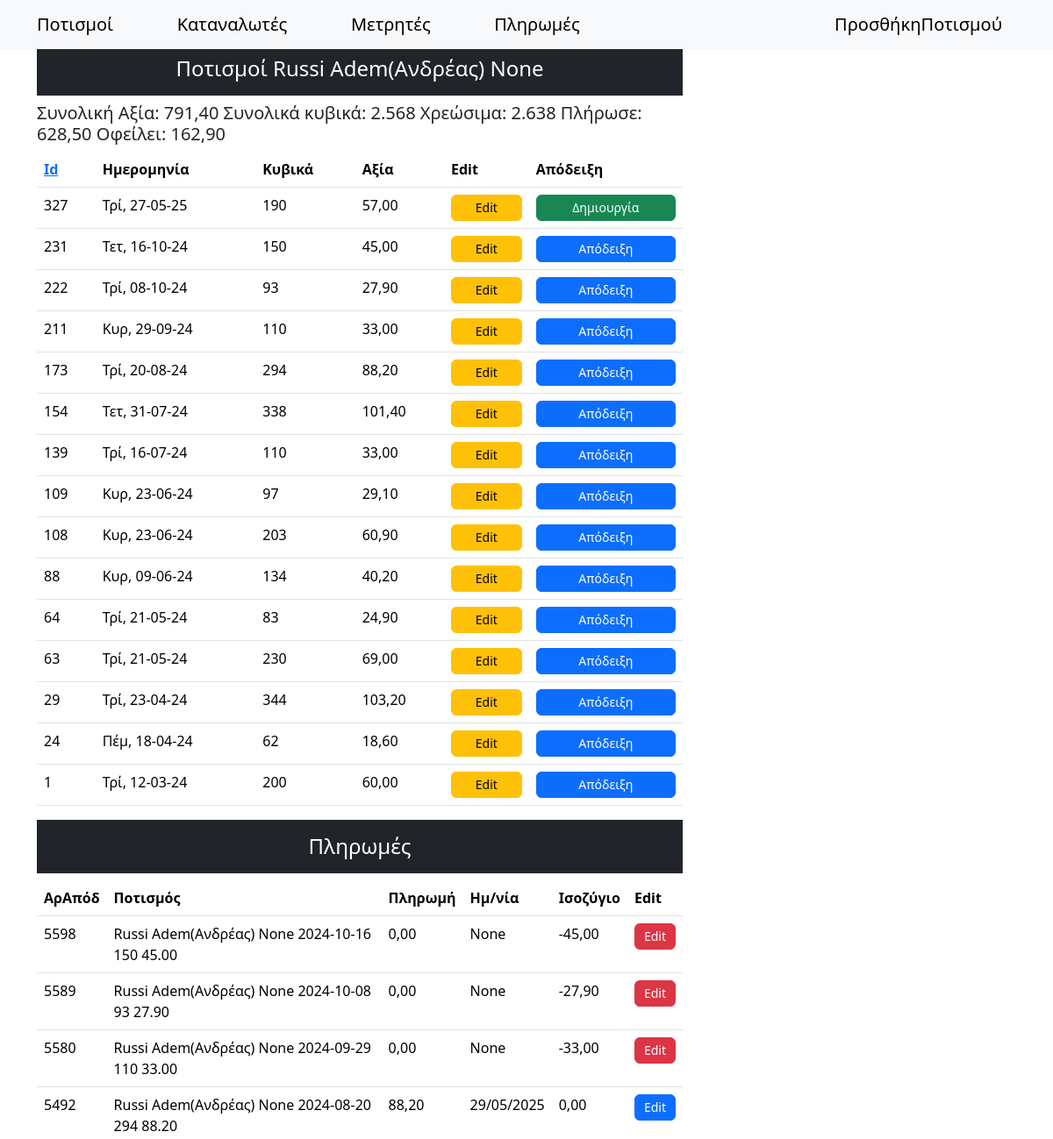
/customerIrrigations/1/ (upper part), run on an earlier commit of the app's database.
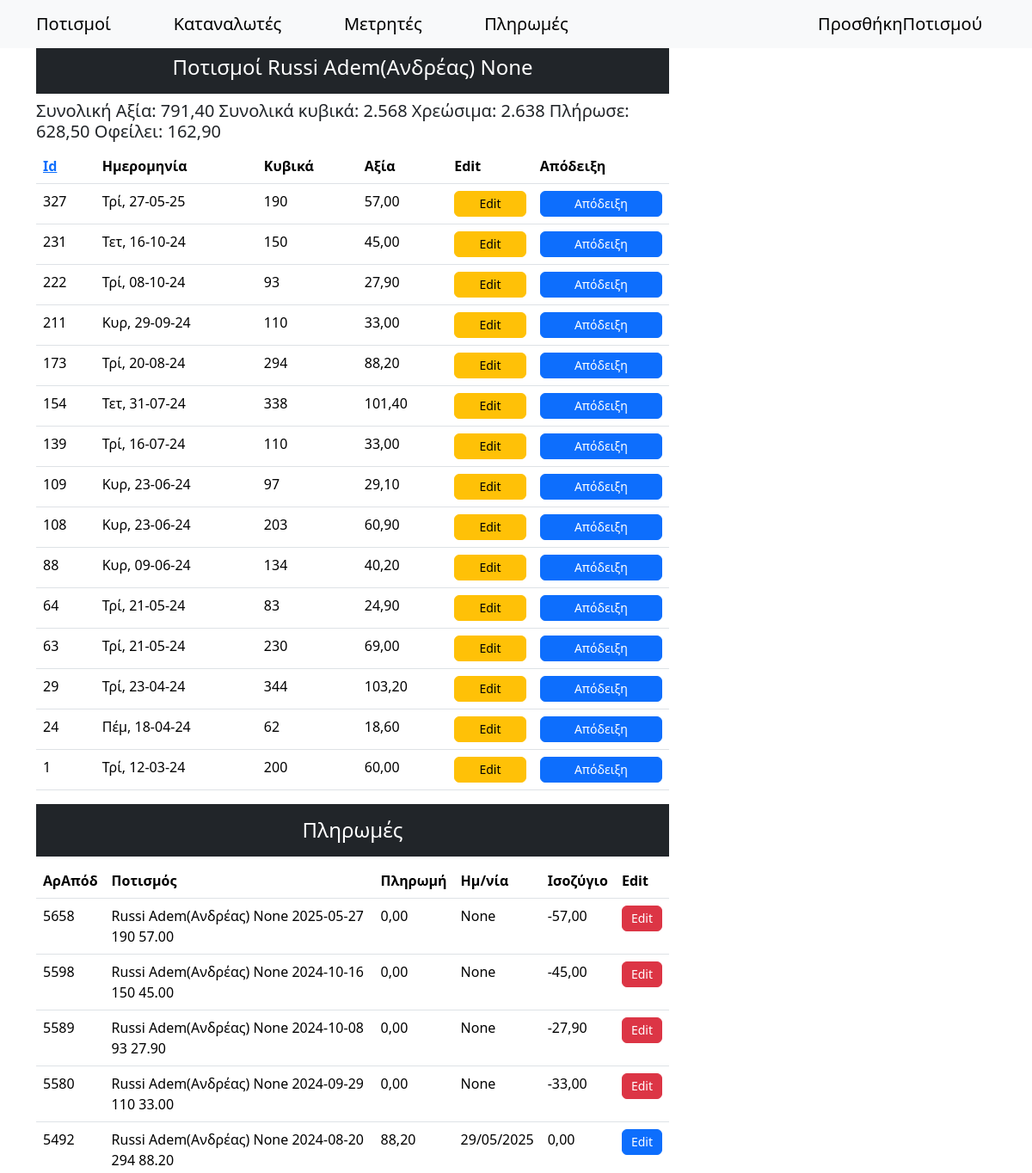
And on a later commit of the database.
### synet/models.py (models this page shows, shortened)
class WaterCons(models.Model):
    serialNumber = models.IntegerField(null=True, blank=True)
    date = models.DateField()
    counter = models.ForeignKey(Counters, on_delete=models.SET_NULL, null=True)
    customer = models.ForeignKey(Persons, on_delete=models.SET_NULL, null=True)
    finalIndication = models.IntegerField()
    initialIndication = models.IntegerField()
    intermediateIndication = models.IntegerField(null=True, blank=True)
    cubicMeters = models.IntegerField(null=True, blank=True)
    billableCubicMeters = models.IntegerField(null=True, blank=True)
    hydronomistsCubicMeters = models.DecimalField(max_digits=10, decimal_places=2, null=True, blank=True)
    costPerMeter = models.DecimalField(max_digits=10, decimal_places=2, null=True, blank=True, default=0.30)
    cost = models.DecimalField(max_digits=10, decimal_places=2, null=True, blank=True)
    hydronomistsRight = models.DecimalField(max_digits=10, decimal_places=2, null=True, blank=True)
    viberMsg = models.CharField(max_length=200, null=True, blank=True)
    notes = models.TextField( null=True,blank=True)
    field = models.ForeignKey(Fields, on_delete=models.SET_NULL, null=True, blank=True)
    receipt = models.ForeignKey("Paids", on_delete=models.SET_NULL, null=True, blank=True, related_name="watercons_receipts") # idΑπόδειξης (paids_id)
    def __str__(self):
        return f"{self.customer} {self.date} {self.billableCubicMeters} {self.cost}".strip()  # Αφαιρεί επιπλέον κενά

class Paids(models.Model):
    irrigation = models.ForeignKey(WaterCons, on_delete=models.SET_NULL, null=True, blank=True, related_name="paid_irrigations")
    customer = models.ForeignKey(Persons, on_delete=models.SET_NULL, null=True)
    cost = models.DecimalField(max_digits=10, decimal_places=2, null=True, blank=True)
    receiptNumber = models.IntegerField(null=True, blank=True, unique=True)
    paid = models.DecimalField(max_digits=10, decimal_places=2, null=True, blank=True)
    paymentDate = models.DateField(null=True, blank=True)
    receiver = models.ForeignKey(Receivers, on_delete=models.SET_NULL, null=True, blank=True)
    balance = models.DecimalField(max_digits=10, decimal_places=2, null=True, blank=True)

class Persons(models.Model):
    surname = models.CharField(max_length=100)
    name = models.CharField(max_length=100, null=True, blank=True)
    fathersName = models.CharField(max_length=100, null=True, blank=True)
    afm = models.CharField(max_length=9, null=True, blank=True, unique=True)
    phone = models.CharField(max_length=10, null=True, blank=True)
    member = models.BooleanField(default=True)  # Είναι μέλος του συνεταιρισμού
    payAsMember = models.BooleanField(default=True)  # Πληρώνει σαν μέλος του συνεταιρισμού
    isActive = models.BooleanField(default=False)  # Είναι ενεργός στον πολιτισμό
    aa = models.IntegerField(null=True, blank=True, unique=True)  # Αύξων αριθμός απόφασης ΔΣ 7/10/2000
    placeOfResidence = models.CharField(max_length=20, null=True, blank=True) # Τόπος διαμονής
    notes = models.CharField(max_length=100, null=True, blank=True)
    class Meta:
        unique_together = ('surname', 'name', 'fathersName')
        ordering = ['surname', 'name', 'fathersName']
    def __str__(self):
        return f"{self.surname} {self.name} {self.fathersName}".strip()  # Αφαιρεί επιπλέον κενά
    @classmethod
    def customers(cls):
        return cls.objects.filter(isActive=True)

### synet/views.py (the view)
# urls.py: path('customerIrrigations/<int:customer_id>/', views.customerIrrigations, name="customerIrrigations"),
def customerIrrigations(request, customer_id):
    sort_by = request.GET.get('sort', '-id')
    order = request.GET.get('order', 'asc')
    if order == 'desc':
        sort_by = f'-{sort_by}'  # Προσθέτει "-" για φθίνουσα ταξινόμηση
    data = WaterCons.objects.all().filter(customer_id=customer_id).order_by(sort_by)
    customerPaids = Paids.objects.all().filter(customer=customer_id).order_by(sort_by)
    customer = Persons.customers().filter(id=customer_id).first()
    total_cost = WaterCons.objects.filter(customer_id=customer_id).aggregate(Sum('cost'))['cost__sum']
    total_cubic = WaterCons.objects.filter(customer_id=customer_id).aggregate(Sum('cubicMeters'))['cubicMeters__sum']
    total_billable = WaterCons.objects.filter(customer_id=customer_id).aggregate(Sum('billableCubicMeters'))['billableCubicMeters__sum']
    total_paid = Paids.objects.filter(customer=customer_id).aggregate(Sum('paid'))['paid__sum']
    debt = total_cost - total_paid
    context = {
        'data': data,
        'order': 'asc' if order == 'desc' else 'desc',
        'customer': customer,
        'total_cost': total_cost,
        'total_cubic': total_cubic,
        'total_billable': total_billable,
        'customerPaids': customerPaids,
        'total_paid': total_paid,
        'debt': debt,
        }
    return render(request, 'customerIrrigations.html', context)

### templates/customerIrrigations.html (shortened to what this page needs)
{% extends "main.html" %}
{% load humanize %}
{% block content %}
<div class="container mt-5">
    <div class="row">
        <div class="col-md-8">
          <h4 class="text-center text-white bg-dark p-3 sticky-top">Ποτισμοί {{customer}}</h4>
          <h5>
            Συνολική Αξία: {{ total_cost|floatformat:2|intcomma }}
            Συνολικά κυβικά: {{total_cubic|intcomma}}
            Χρεώσιμα: {{total_billable|intcomma}}
            Πλήρωσε: {{ total_paid|floatformat:2|intcomma }}
            Οφείλει: {{ debt|floatformat:2|intcomma }}
          </h5>
          <table class="table">
              <thead>
                 <tr>
                    <th scope="col"><a href="?sort=id&order={{ order }}">Id</a></th>
                    <th scope="col">Ημερομηνία</th>
                    <th scope="col">Κυβικά</th>
                    <th scope="col">Αξία</th>
                    <th scope="col">Edit</th>
                    <th scope="col">Απόδειξη</th>
                  </tr>
                </thead>
                <tbody>
                    {% for d in data %}
                  <tr>
                    <td scope="row">{{d.id}}</td>
                    <td>{{ d.date|date:"D, d-m-y" }}</td>
                    <td>{{d.billableCubicMeters}}</td>
                    <td>{{d.cost}}</td>
                    <td><a type="button" href="/update-irrigation/{{d.id}}" class="btn btn-warning">Edit</a></td>
                    {% if d.receipt %}
                      <td><a href="{% url 'paids_update' d.receipt.id %}" class="btn btn-primary">Απόδειξη</a></td>
                    {% else %}
                      <td><a href="{% url 'create_payment' d.id %}" class="btn btn-success">Δημιουργία</a></td>
                    {% endif %}
                  </tr>
                  {% endfor %}
                </tbody>
              </table>
            <h4 class="text-center text-white bg-dark p-3">Πληρωμές</h4>
            <table class="table">
                <thead>
                  <tr>
                    <th scope="col">ΑρΑπόδ</th>
                    <th scope="col">Ποτισμός</th>
                    <th scope="col">Πληρωμή</th>
                    <th scope="col">Ημ/νία</th>
                    <th scope="col">Ισοζύγιο</th>
                    <th scope="col">Edit</th>
                  </tr>
                </thead>
                <tbody>
                  {% for d in customerPaids %}
                    <tr>
                      <td>{{d.receiptNumber}}</td>
                      <td>{{d.irrigation}}</td>
                      <td>{{d.paid}}</td>
                      <td>{{d.paymentDate}}</td>
                      <td>{{d.balance}}</td>
                      {% if d.balance == 0 %}
                        <td><a type="button" href="/paids/update/{{d.id}}" class="btn btn-primary">Edit</a></td>
                      {% elif d.balance > 0 %}
                        <td><a type="button" href="/paids/update/{{d.id}}" class="btn btn-success">Edit</a></td>
                      {% elif d.balance < 0 %}
                        <td><a type="button" href="/paids/update/{{d.id}}" class="btn btn-danger">Edit</a></td>
                      {% else %}
                        <td><a type="button" href="/paids/update/{{d.id}}" class="btn btn-warning">Edit</a></td>
                      {% endif %}
                    </tr>
                  {% endfor %}
                </tbody>
              </table>
        </div>
    </div>
</div>
{% endblock content %}

What changed in the data, as far as the page shows it:
changed WaterCons "Τρί, 27-05-25": receipt_id "Δημιουργία" → "Απόδειξη"
added Paids: receiptNumber "5658", irrigation "Russi Adem(Ανδρέας) None 2025-05-27 190 57.00", paid "0,00", paymentDate "None", balance "-57,00"
